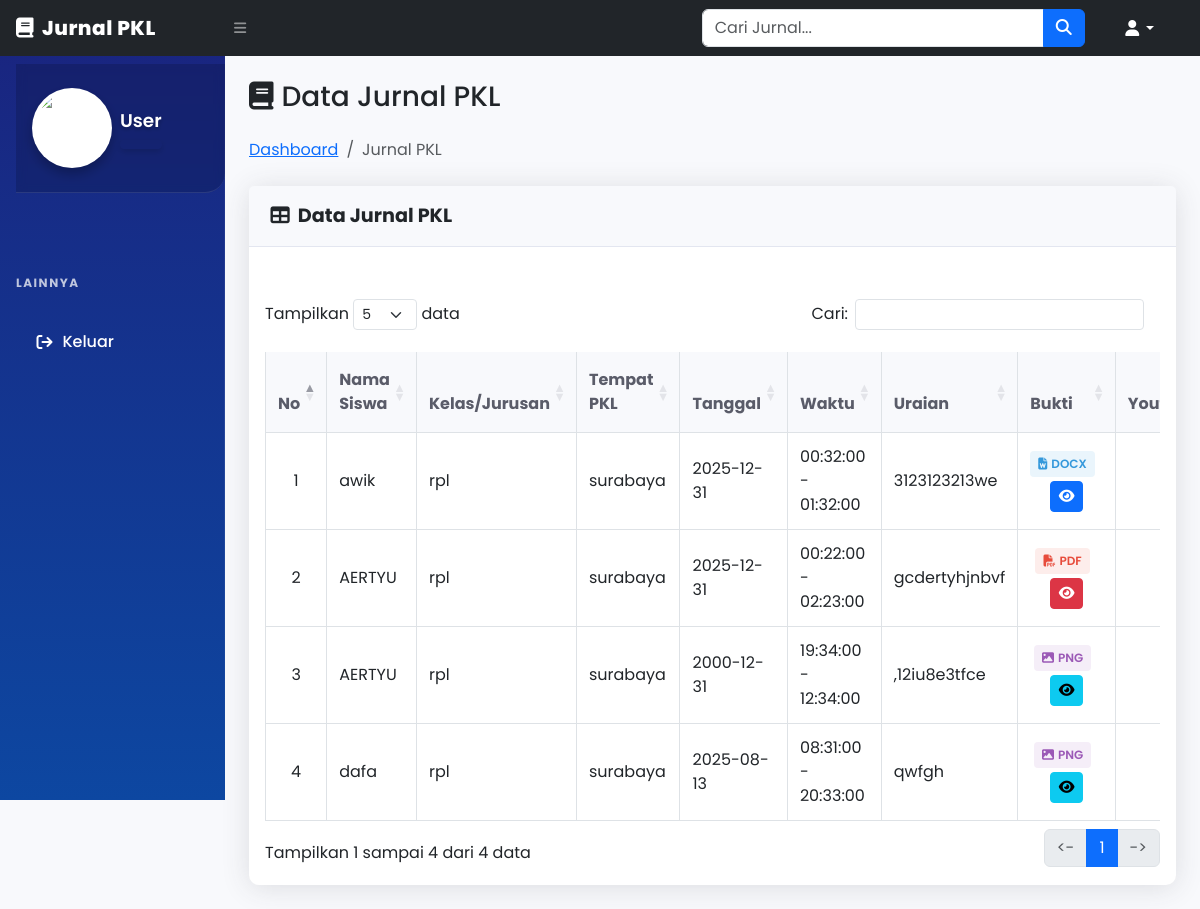
Screenshot of /home/kegiatan.php (signed in) with the database file from the repository.
### tables this page shows
CREATE TABLE `jurnal_pkl` (
  `id` int(11) NOT NULL,
  `nama_siswa` varchar(200) NOT NULL,
  `kelas_jurusan` varchar(100) DEFAULT NULL,
  `tempat_pkl` varchar(200) DEFAULT NULL,
  `tanggal` date NOT NULL,
  `waktu_mulai` time DEFAULT NULL,
  `waktu_selesai` time DEFAULT NULL,
  `uraian` text DEFAULT NULL,
  `alat_bahan` text DEFAULT NULL,
  `hasil_output` text DEFAULT NULL,
  `bukti_file` varchar(255) DEFAULT NULL,
  `link_1` varchar(255) DEFAULT NULL,
  `link_2` varchar(255) DEFAULT NULL,
  `created_at` timestamp NOT NULL DEFAULT current_timestamp()
);

### home/functions.php (called while the page is built, shortened)
<?php
$conn = mysqli_connect("localhost", "root", "", "pkl");
function tampilData($query)
{
	global $conn;
	$result = mysqli_query($conn, $query);
	$rows = [];
	while ($row = mysqli_fetch_assoc($result)) {
		$rows[] = $row;
	}
	return $rows;
}

### home/kegiatan.php (the view, shortened to what this page needs)
<?php
require 'functions.php';
$sql = "SELECT * FROM jurnal_pkl";
$sql .= " ORDER BY id DESC";
$jurnals = tampilData($sql);
?>
<!DOCTYPE html>
<html lang="en">
<head>
  <link href="assets/css/bootstrap.min.css" rel="stylesheet">
  <link href="https://cdn.jsdelivr.net/npm/simple-datatables@7.1.2/dist/style.min.css" rel="stylesheet" />
  <link href="assets/css/styles.css" rel="stylesheet" />
  <link rel="stylesheet" href="https://cdnjs.cloudflare.com/ajax/libs/font-awesome/6.7.2/css/all.min.css" />
  <link href="https://cdn.jsdelivr.net/npm/bootstrap@5.3.0/dist/css/bootstrap.min.css" rel="stylesheet">
  <link rel="stylesheet" href="https://cdnjs.cloudflare.com/ajax/libs/font-awesome/6.4.0/css/all.min.css">
  <link rel="stylesheet" href="https://cdn.datatables.net/1.13.4/css/dataTables.bootstrap5.min.css">
</head>
<body class="sb-nav-fixed">
  <nav class="sb-topnav navbar navbar-expand navbar-dark bg-dark">
    <a class="navbar-brand ps-3" href="index.php">
      <i class="fas fa-book me-2"></i>Jurnal PKL
    </a>
    <button class="btn btn-link btn-sm order-1 order-lg-0 me-4 me-lg-0" id="sidebarToggle">
      <i class="fas fa-bars"></i>
    </button>
    <form action="" method="GET" class="d-none d-md-inline-block form-inline ms-auto me-0 me-md-3 my-2 my-md-0">
      <div class="input-group">
        <input type="text" class="form-control" name="keyword" placeholder="Cari Jurnal..." value="<?= isset($_GET['keyword']) ? htmlspecialchars($_GET['keyword']) : '' ?>">
        <button class="btn btn-primary" type="submit"><i class="fas fa-search"></i></button>
      </div>
    </form>
    <ul class="navbar-nav ms-auto ms-md-0 me-3 me-lg-4">
      <li class="nav-item dropdown">
        <a class="nav-link dropdown-toggle" id="navbarDropdown" href="#" role="button" data-bs-toggle="dropdown">
          <i class="fas fa-user fa-fw"></i>
        </a>
      </li>
    </ul>
  </nav>
  <div id="layoutSidenav">
    <div id="layoutSidenav_nav">
      <?php include 'menu.php'; ?>
    </div>
    <div id="layoutSidenav_content">
      <main class="container-fluid px-4">
        <div class="d-flex justify-content-between align-items-center mt-4 mb-4">
          <h1 class="h3 mb-0 text-gray-800"><i class="fas fa-book me-2"></i>Data Jurnal PKL</h1>
        </div>
        <ol class="breadcrumb mb-4">
          <li class="breadcrumb-item"><a href="index.php">Dashboard</a></li>
          <li class="breadcrumb-item active">Jurnal PKL</li>
        </ol>
        <div class="card mb-4">
          <div class="card-header d-flex justify-content-between align-items-center py-3">
            <div>
              <i class="fas fa-table me-1"></i> Data Jurnal PKL
            </div>
          </div>
          <div class="card-body">
            <div class="table-responsive">
              <table id="example" class="table table-bordered table-hover" width="100%" cellspacing="0">
                <thead class="thead-dark">
                  <tr>
                    <th width="50">No</th>
                    <th>Nama Siswa</th>
                    <th>Kelas/Jurusan</th>
                    <th>Tempat PKL</th>
                    <th>Tanggal</th>
                    <th>Waktu</th>
                    <th>Uraian</th>
                    <th>Bukti</th>
                    <th>Youtube</th>
                  </tr>
                </thead>
                <tbody>
                  <?php if (empty($jurnals)): ?>
                    <tr>
                      <td colspan="<?= $_SESSION['hak_akses'] == 'admin' ? '11' : '10' ?>" class="text-center py-4">
                        <i class="fas fa-exclamation-circle me-2"></i>Tidak ada data Jurnal PKL
                      </td>
                    </tr>
                  <?php else: ?>
                    <?php $no = 1;
                    foreach ($jurnals as $jurnal): ?>
                      <tr>
                        <td class="text-center"><?= $no++; ?></td>
                        <td><?= $jurnal['nama_siswa']; ?></td>
                        <td><?= $jurnal['kelas_jurusan']; ?></td>
                        <td><?= $jurnal['tempat_pkl']; ?></td>
                        <td><?= $jurnal['tanggal']; ?></td>
                        <td><?= $jurnal['waktu_mulai'] . ' - ' . $jurnal['waktu_selesai']; ?></td>
                        <td><?= nl2br(htmlspecialchars(substr($jurnal['uraian'], 0, 50) . (strlen($jurnal['uraian']) > 50 ? '...' : ''))); ?></td>
                        <td class="text-center">
                          <?php if ($jurnal['bukti_file']) :
                            $ext = strtolower(pathinfo($jurnal['bukti_file'], PATHINFO_EXTENSION));
                            $iconClass = "fas fa-file";
                            $btnClass = "btn-info";
                            $badgeClass = "";
                            if (in_array($ext, ['jpg', 'jpeg', 'png'])) {
                              $iconClass = "fas fa-image";
                              $badgeClass = "image";
                            } elseif (in_array($ext, ['pdf'])) {
                              $iconClass = "fas fa-file-pdf";
                              $btnClass = "btn-danger";
                              $badgeClass = "pdf";
                            } elseif (in_array($ext, ['doc', 'docx'])) {
                              $iconClass = "fas fa-file-word";
                              $btnClass = "btn-primary";
                              $badgeClass = "word";
                            } elseif (in_array($ext, ['xls', 'xlsx'])) {
                              $iconClass = "fas fa-file-excel";
                              $btnClass = "btn-success";
                              $badgeClass = "excel";
                            }
                          ?>
                            <div class="d-flex flex-column align-items-center">
                              <span class="file-badge mb-1 <?= $badgeClass ?>">
                                <i class="<?= $iconClass; ?>"></i> <?= strtoupper($ext) ?>
                              </span>
                              <a href='./assets/jurnal/<?= $jurnal['bukti_file']; ?>' target='_blank' class='btn btn-sm <?= $btnClass; ?>'>
                                <i class="fas fa-eye"></i>
                              </a>
                            </div>
                          <?php else : ?>
                            -
                          <?php endif; ?>
                        </td>
                        <td class="text-center"><?= $jurnal['link_1'] ? "<a href='" . $jurnal['link_1'] . "' target='_blank' class='btn btn-sm btn-danger'><i class='fab fa-youtube'></i></a>" : "-"; ?></td>
                      </tr>
                    <?php endforeach; ?>
                  <?php endif; ?>
                </tbody>
              </table>
            </div>
          </div>
        </div>
      </main>
      <?php include 'assets/template/footer.php'; ?>
    </div>
  </div>
</body>
</html>

### home/kegiatan.php (style rules this page uses)
:root { --primary: #4e73df; --secondary: #6c757d; --success: #1cc88a; --info: #36b9cc; --warning: #f6c23e; --danger: #e74a3b; --light: #f8f9fc; --dark: #5a5c69; }
body { font-family: 'Poppins', sans-serif; background-color: #f8f9fc; }
.card { border: none; border-radius: 10px; box-shadow: 0 0.15rem 1.75rem 0 rgba(58, 59, 69, 0.15); margin-bottom: 1.5rem; }
.card-header { background-color: #f8f9fc; border-bottom: 1px solid #e3e6f0; padding: 1rem 1.35rem; font-weight: 700; font-size: 1.2rem; }
.table th { border-top: none; font-weight: 700; color: var(--dark); padding: 1rem 0.75rem; background-color: #f8f9fc; }
.table td { padding: 0.75rem; vertical-align: middle; }
.navbar-brand { font-weight: 800; letter-spacing: 0.5px; }
.breadcrumb { background-color: transparent; padding: 0; margin-bottom: 1.5rem; }
.file-badge { display: inline-flex; align-items: center; padding: 0.25rem 0.5rem; border-radius: 0.25rem; font-size: 0.75rem; font-weight: 600; margin-right: 0.5rem; }
.file-badge i { margin-right: 0.25rem; }
.file-badge.pdf { background-color: rgba(231, 76, 60, 0.1); color: #e74c3c; }
.file-badge.word { background-color: rgba(52, 152, 219, 0.1); color: #3498db; }
.file-badge.image { background-color: rgba(155, 89, 182, 0.1); color: #9b59b6; }

### home/menu.php (style rules this page uses)
:root { --sidebar-width: 250px; --sidebar-collapsed-width: 80px; --sidebar-bg: linear-gradient(180deg, #1a237e 0%, #0d47a1 100%); --sidebar-hover: rgba(255,255,255,0.12); --sidebar-active: rgba(255,255,255,0.18); --sidebar-text: #fff; --sidebar-icon: rgba(255,255,255,0.85); --transition-speed: 0.28s; }
#layoutSidenav_nav { box-sizing: border-box; width: var(--sidebar-width); background: var(--sidebar-bg); transition: width var(--transition-speed) ease-in-out; overflow-x: hidden; overflow-y: auto; position: relative; z-index: 1030; }
.nav-link { color: var(--sidebar-text); padding: 0.9rem 1.3rem; margin: 0.3rem 0.85rem; border-radius: 14px; display: flex; align-items: center; transition: all 0.25s ease; position: relative; overflow: hidden; text-decoration: none; font-weight: 500; }
.nav-link::before { content: ''; position: absolute; left: 0; top: 0; height: 100%; width: 6px; background: var(--accent-medium); opacity: 0; transition: all 0.25s ease; border-radius: 0 6px 6px 0; }
#layoutSidenav_nav::after { content: ''; position: absolute; top: 0; right: 0; width: 1px; height: 100%; background: linear-gradient(to bottom, transparent, rgba(255, 255, 255, 0.1), transparent); z-index: 1; }

### rows the page displays
jurnal_pkl: nama_siswa "awik", kelas_jurusan "rpl", tempat_pkl "surabaya", tanggal "2025-12-31", waktu_mulai "00:32:00", waktu_selesai "01:32:00", uraian "3123123213we", bukti_file "DOCX"
jurnal_pkl: nama_siswa "AERTYU", kelas_jurusan "rpl", tempat_pkl "surabaya", tanggal "2025-12-31", waktu_mulai "00:22:00", waktu_selesai "02:23:00", uraian "gcdertyhjnbvf", bukti_file "PDF"
jurnal_pkl: nama_siswa "AERTYU", kelas_jurusan "rpl", tempat_pkl "surabaya", tanggal "2000-12-31", waktu_mulai "19:34:00", waktu_selesai "12:34:00", uraian ",12iu8e3tfce", bukti_file "PNG"
jurnal_pkl: nama_siswa "dafa", kelas_jurusan "rpl", tempat_pkl "surabaya", tanggal "2025-08-13", waktu_mulai "08:31:00", waktu_selesai "20:33:00", uraian "qwfgh", bukti_file "PNG"

### other values shown
$nama "User"
